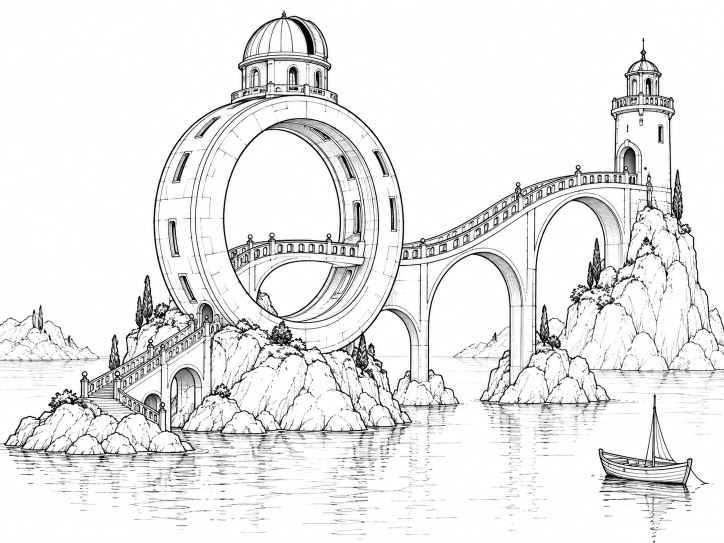
#> input picture docs/assets/qwen-image21-fun-controlnet/ring-observatory-lineart.png, 1448 x 1086 px (shown at 1/2 size)
$ python prepare_qwen21_fun_example_scribble.py
#> lines starting #> are read from the running program, lines starting #| are printed output that depends on the picture; after the words box and inside, x2 and y2 are one past the last pixel; in counts of white or black regions, pixels touching at a corner belong together
"""Convert our original ring lineart to a white-on-black Scribble guide."""

from pathlib import Path

from PIL import Image, ImageFilter, ImageOps

ROOT = Path(__file__).resolve().parents[1]
ASSETS = ROOT / "docs/assets/qwen-image21-fun-controlnet"


def main() -> None:
    with Image.open(ASSETS / "ring-observatory-lineart.png") as source:
#> source is the input picture: PIL image 1448x1086 RGB; mean R, G, B 234, 234, 234.1
        image = ImageOps.fit(
            source.convert("L"), (1024, 768), method=Image.Resampling.LANCZOS
        )
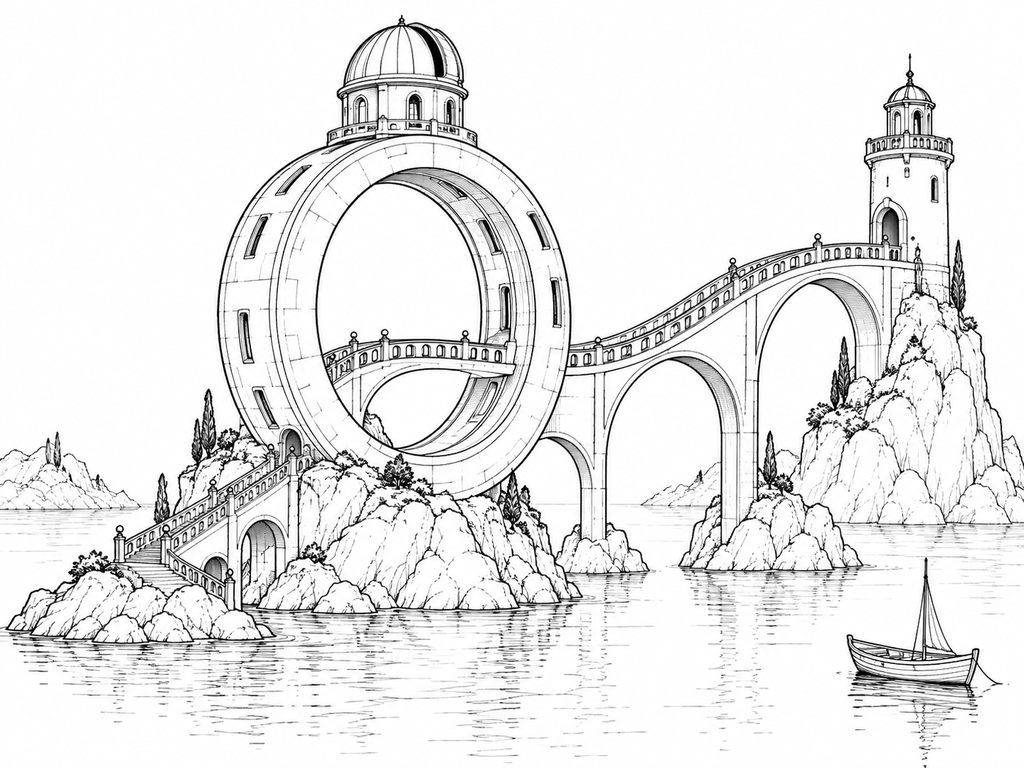
#> image: PIL image 1024x768 L; min 0, max 255, mean 233.7
        # Keep darker architectural strokes, then thicken them slightly.
        image = image.point(lambda value: 255 if value < 128 else 0)
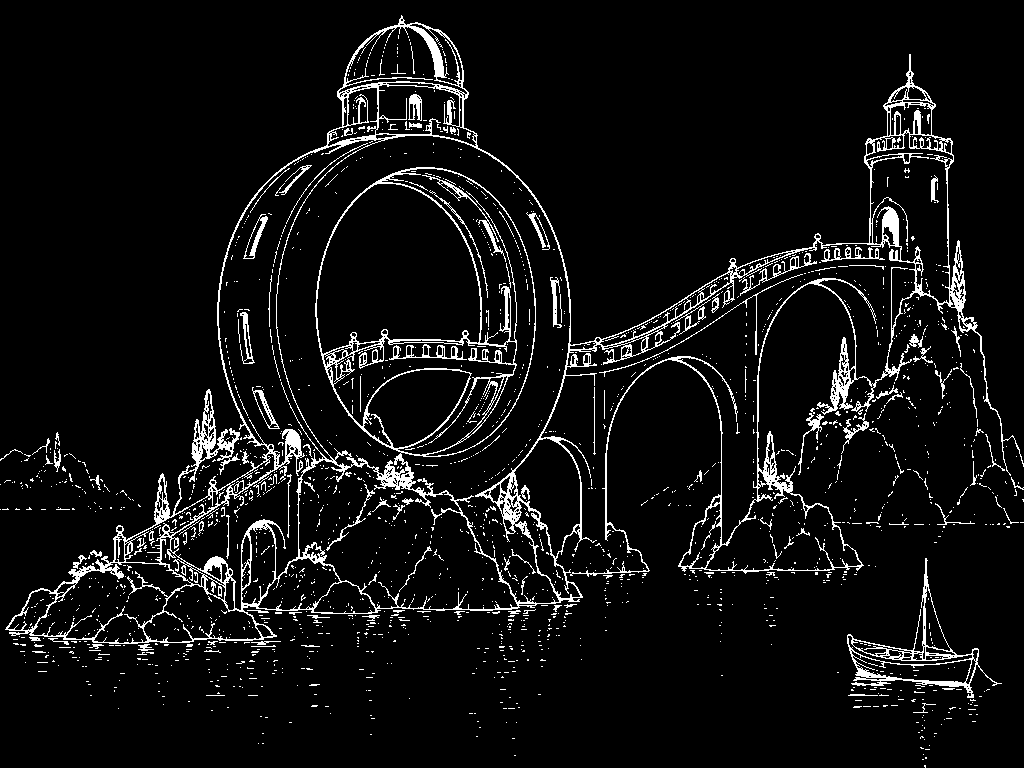
#> image: PIL image 1024x768 L; 6.3% white in thin lines or dots
        image = image.filter(ImageFilter.MaxFilter(3))
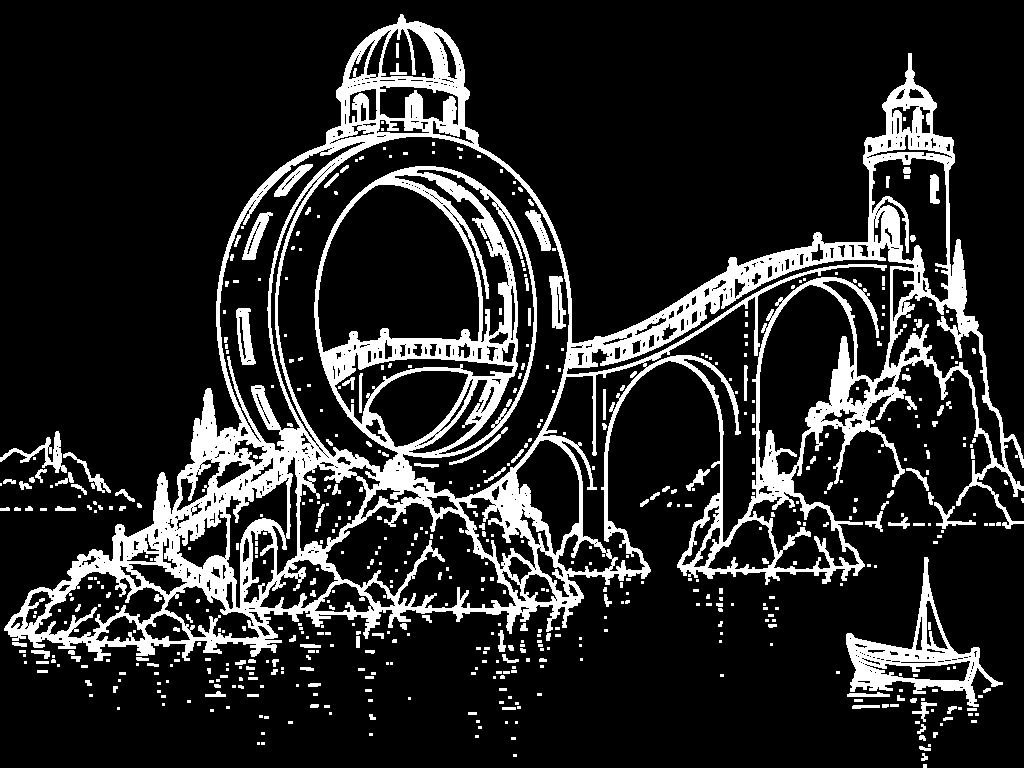
#> image: PIL image 1024x768 L; 16% white; 582 white regions (394 under 20 px), largest, box (x1, y1, x2, y2) and area: (4, 14, 1024, 661) 104229, (846, 557, 1003, 707) 5134, (0, 431, 67, 473) 707
        image.save(ASSETS / "ring-observatory-scribble.png")


if __name__ == "__main__":
    main()

$ run again, with docs/assets/qwen-image21-fun-controlnet/anime-pose-lineart.png copied over docs/assets/qwen-image21-fun-controlnet/ring-observatory-lineart.png
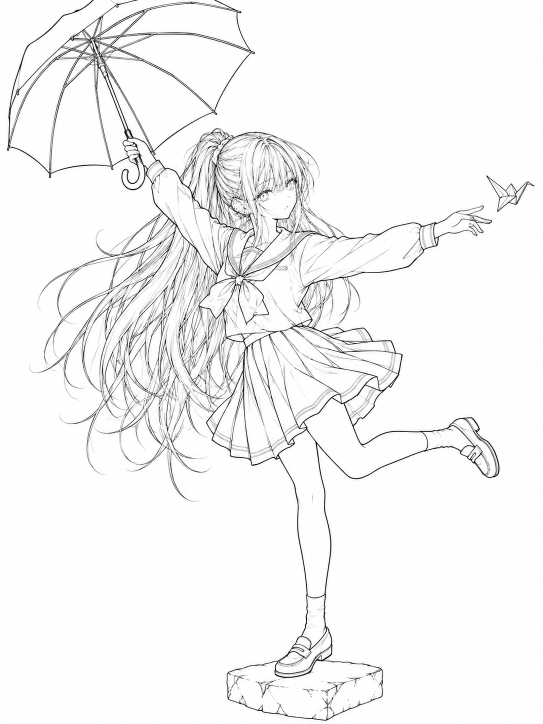
#> input picture docs/assets/qwen-image21-fun-controlnet/anime-pose-lineart.png, 1086 x 1448 px (shown at 1/2 size)
#> in main, source is the input picture: PIL image 1086x1448 RGB; mean R, G, B 244.9, 244.9, 244.9
#> in main, `image = image.point(lambda value: 255 if value < 128 else 0)`:
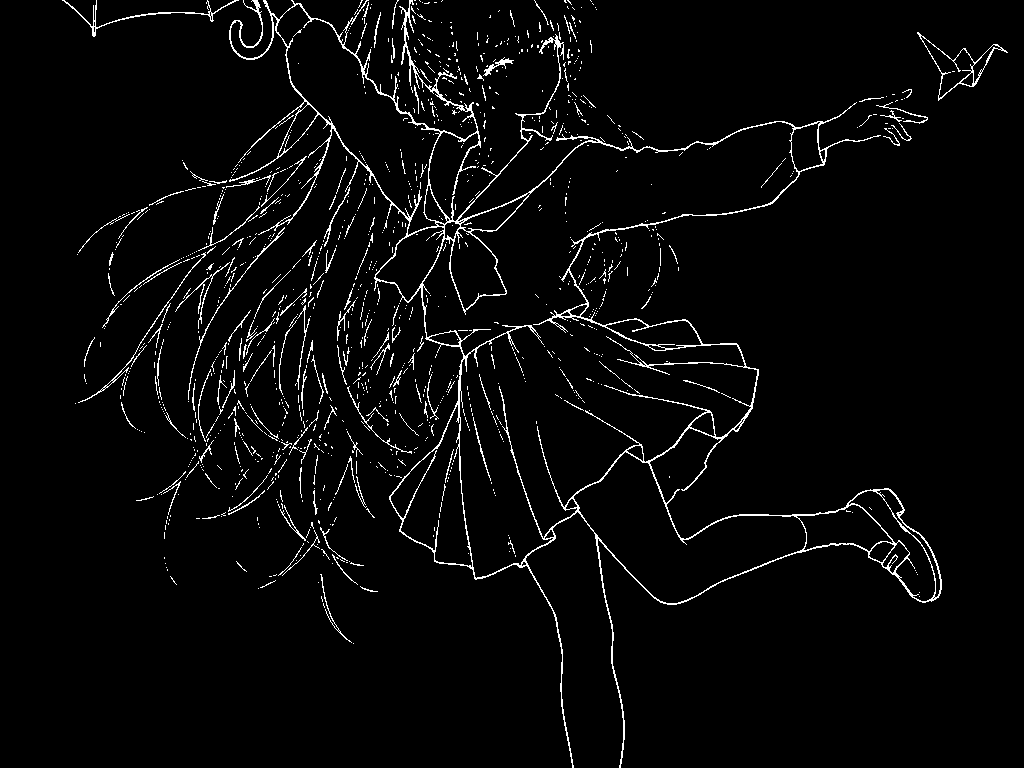
#> image: PIL image 1024x768 L; 3.3% white in thin lines or dots
#> in main, `image = image.filter(ImageFilter.MaxFilter(3))`:
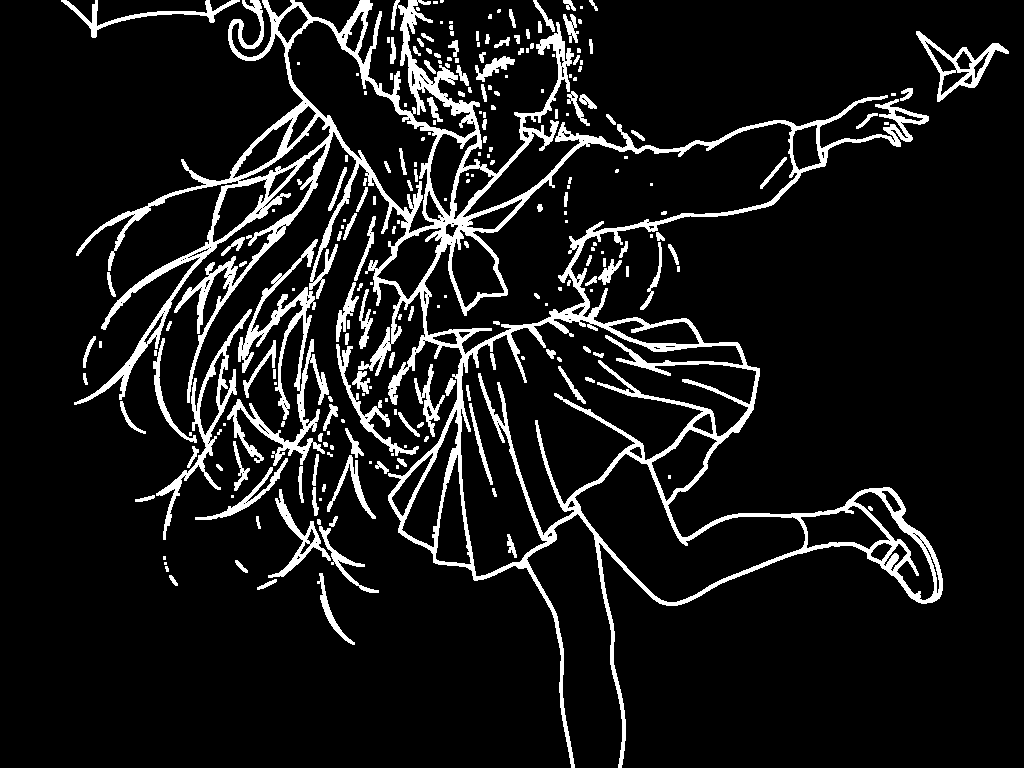
#> image: PIL image 1024x768 L; 9.9% white; 240 white regions (97 under 20 px), largest, box (x1, y1, x2, y2) and area: (74, 0, 943, 768) 51512, (227, 239, 329, 466) 4849, (156, 309, 252, 540) 2245

$ run again, with docs/assets/qwen-image21-fun-controlnet/anime-reference-lineart.png copied over docs/assets/qwen-image21-fun-controlnet/ring-observatory-lineart.png
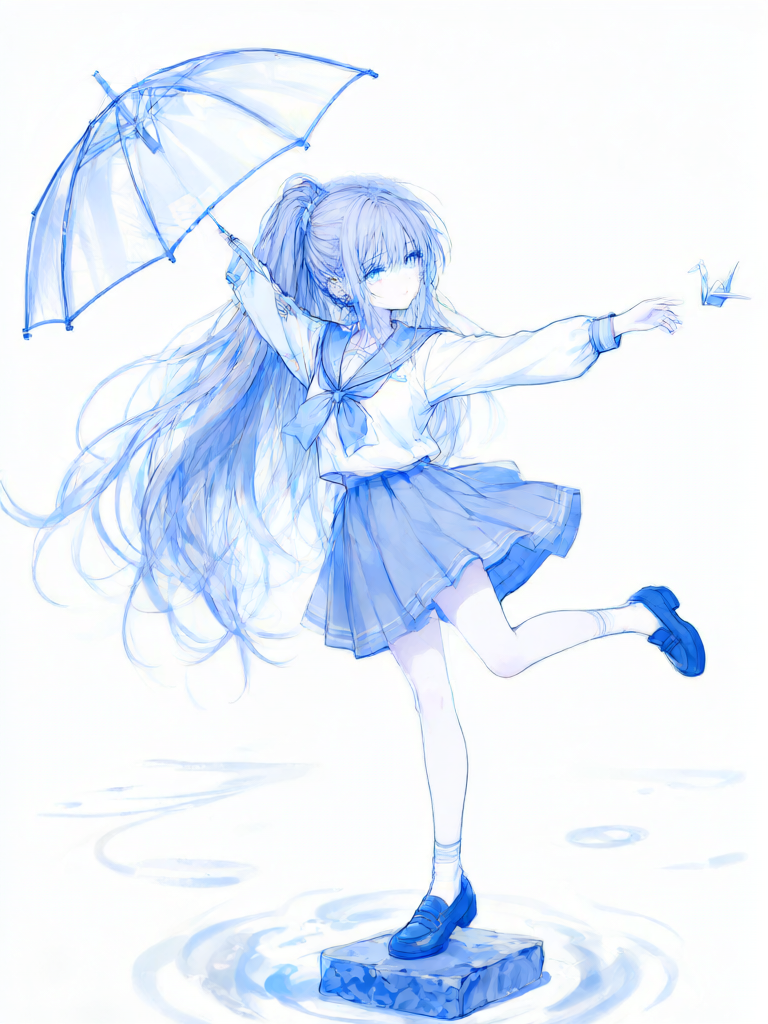
#> input picture docs/assets/qwen-image21-fun-controlnet/anime-reference-lineart.png, 768 x 1024 px
#> in main, source is the input picture: PIL image 768x1024 RGBA; mean R, G, B, A 228.1, 237.5, 250.7, 253.5
#> in main, `image = image.point(lambda value: 255 if value < 128 else 0)`:
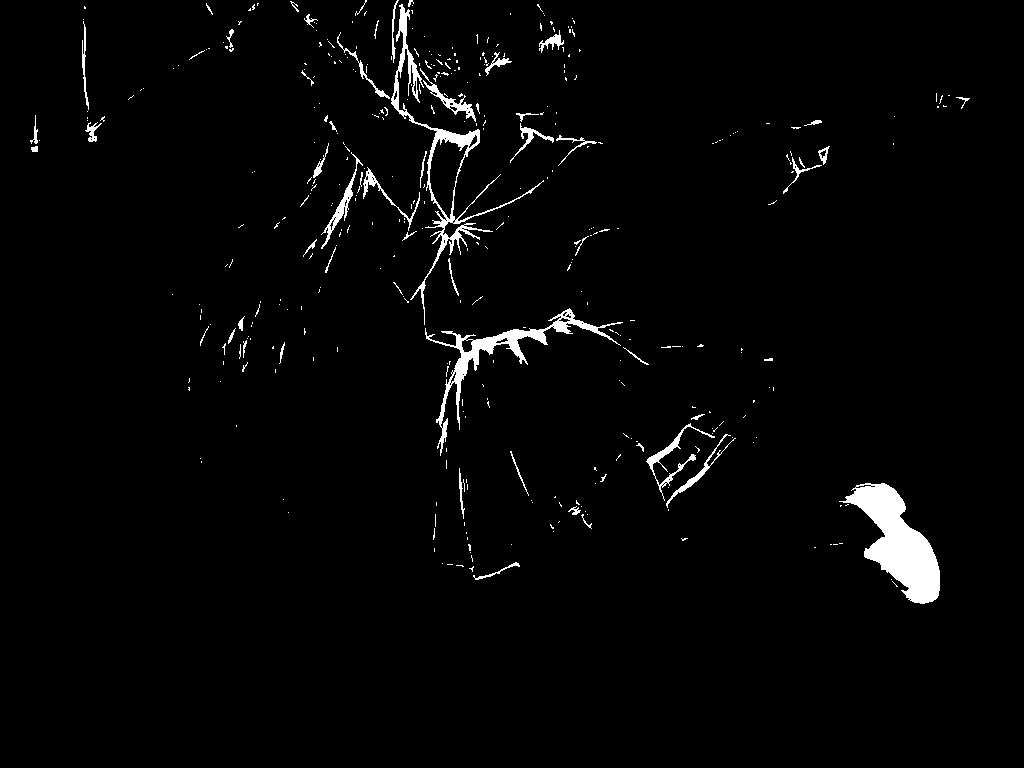
#> image: PIL image 1024x768 L; 2.3% white; 399 white regions (342 under 20 px), largest, box (x1, y1, x2, y2) and area: (839, 483, 940, 604) 5389, (391, 4, 544, 325) 2998, (425, 308, 623, 456) 2766
#> in main, `image = image.filter(ImageFilter.MaxFilter(3))`:
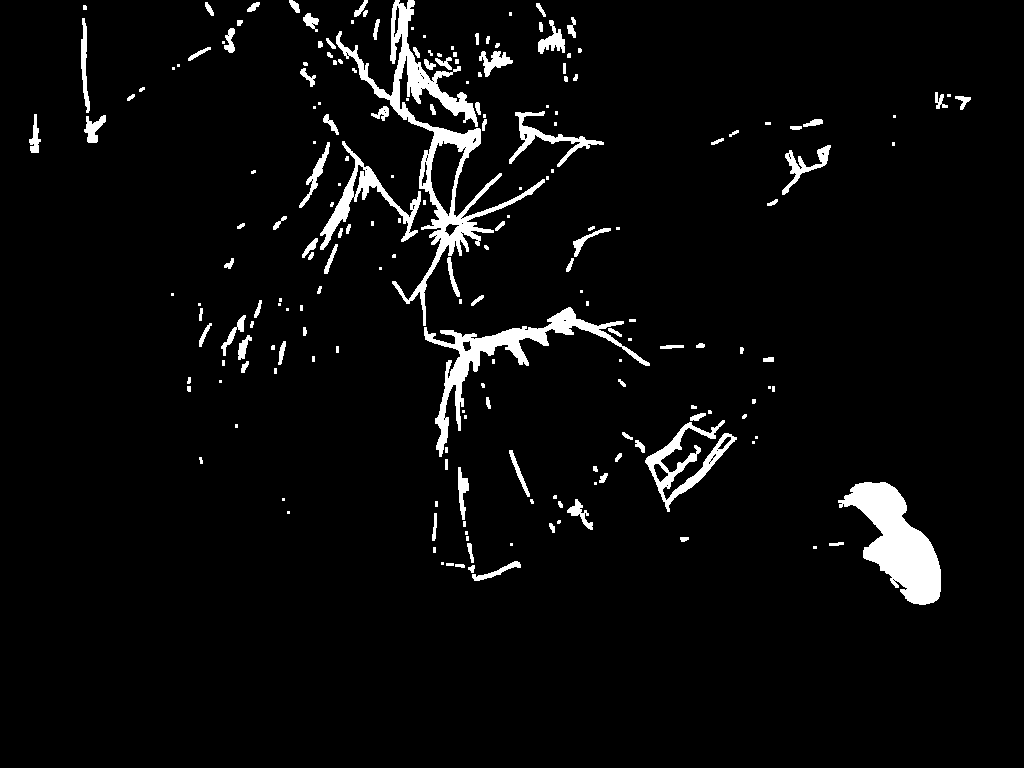
#> image: PIL image 1024x768 L; 4.4% white; 202 white regions (90 under 20 px), largest, box (x1, y1, x2, y2) and area: (336, 0, 545, 326) 7906, (838, 482, 941, 605) 6024, (424, 307, 650, 457) 4531

$ run again, with docs/assets/qwen-image21-fun-controlnet/anime-reference-only.png copied over docs/assets/qwen-image21-fun-controlnet/ring-observatory-lineart.png
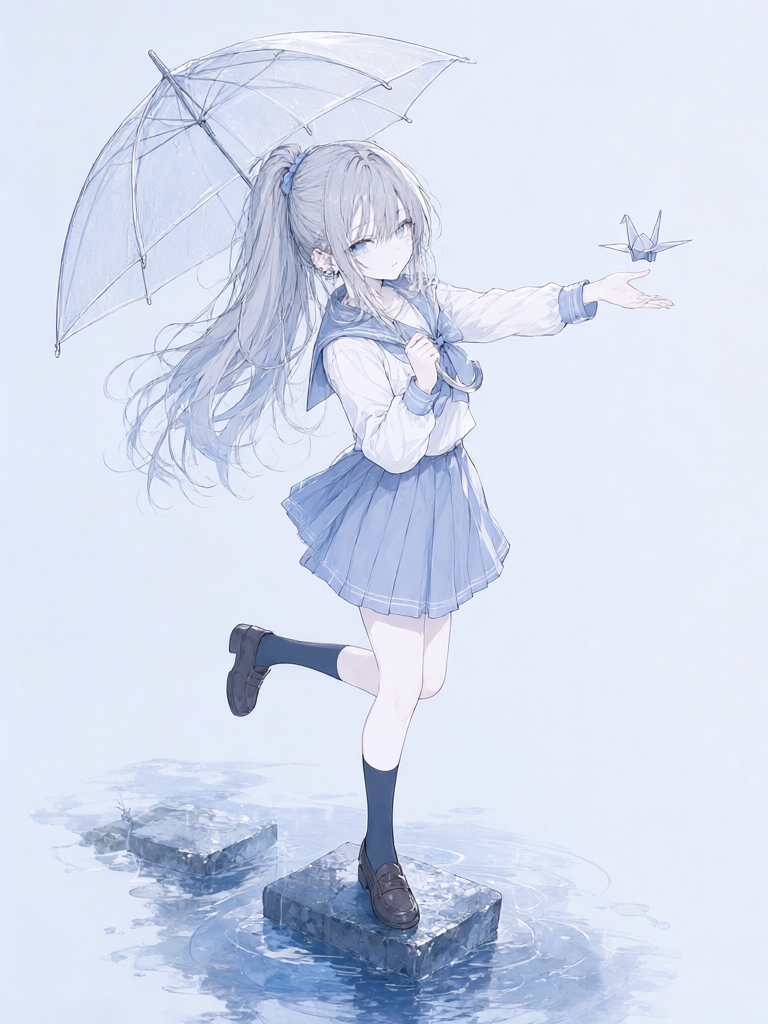
#> input picture docs/assets/qwen-image21-fun-controlnet/anime-reference-only.png, 768 x 1024 px
#> in main, source is the input picture: PIL image 768x1024 RGBA; mean R, G, B, A 211, 219.4, 237.8, 255
#> in main, `image = image.point(lambda value: 255 if value < 128 else 0)`:
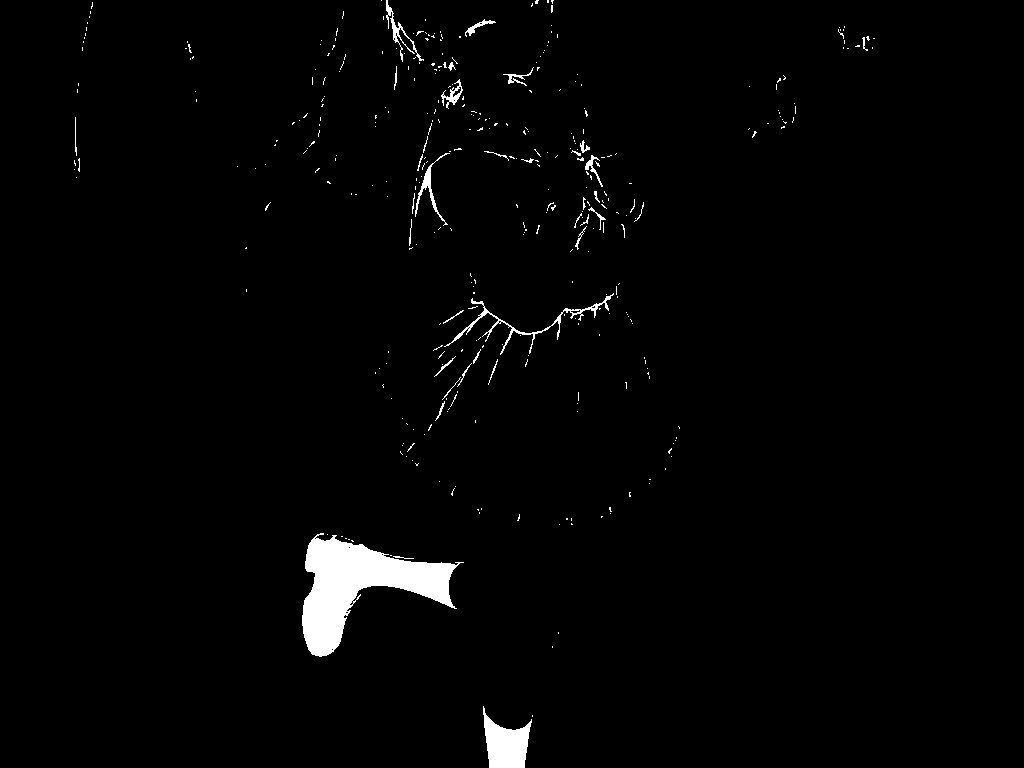
#> image: PIL image 1024x768 L; 1.8% white; 372 white regions (336 under 20 px), largest, box (x1, y1, x2, y2) and area: (302, 533, 464, 657) 8372, (483, 706, 532, 768) 1766, (444, 293, 614, 355) 786
#> in main, `image = image.filter(ImageFilter.MaxFilter(3))`:
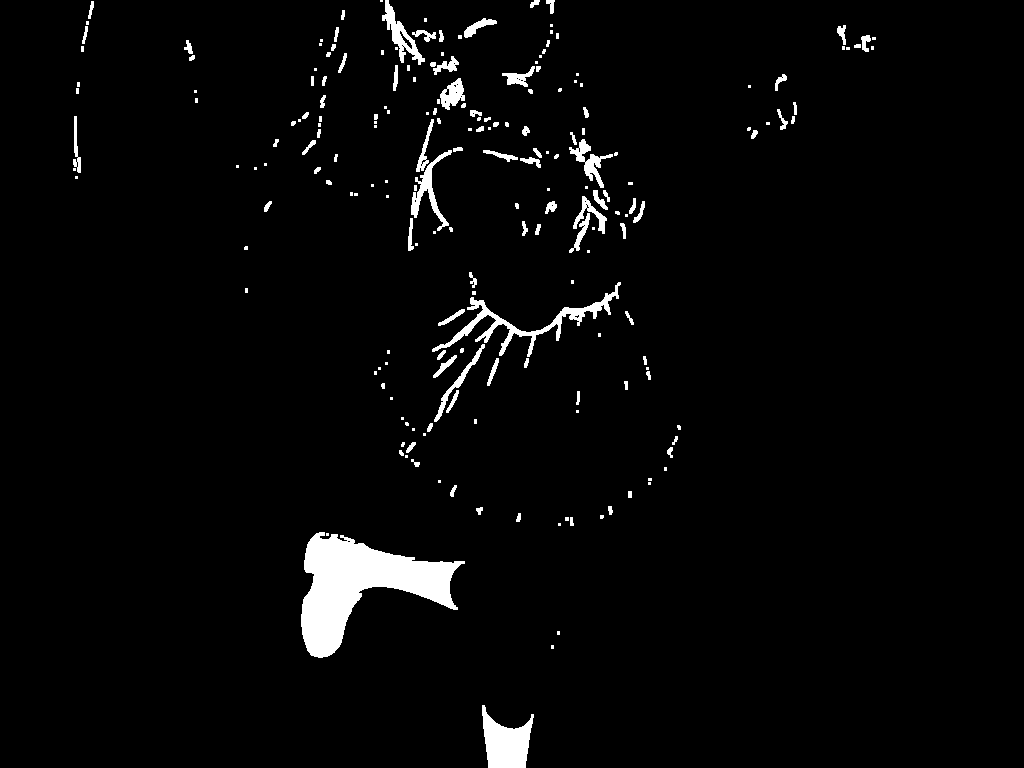
#> image: PIL image 1024x768 L; 3% white; 206 white regions (102 under 20 px), largest, box (x1, y1, x2, y2) and area: (301, 532, 465, 658) 9250, (432, 282, 621, 357) 2005, (482, 705, 534, 768) 1988
